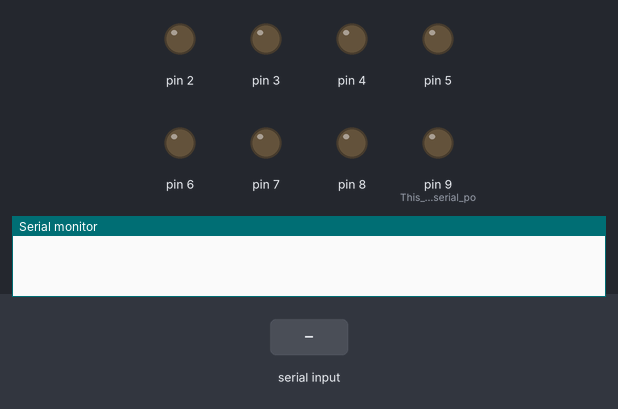
Simulated run of this sketch. Board: Arduino Uno, built with avr-gcc and run on an emulated ATmega328P. On the bench: output pins drawn as LEDs (lit = HIGH), the last lines printed to the serial monitor. Inputs (shaded band) come from the test bench. Random numbers use the default seed unless the sketch sets one.

Above: at 1.2 s.
1.3 s: "1\n" received over Serial
At 2.1 s:
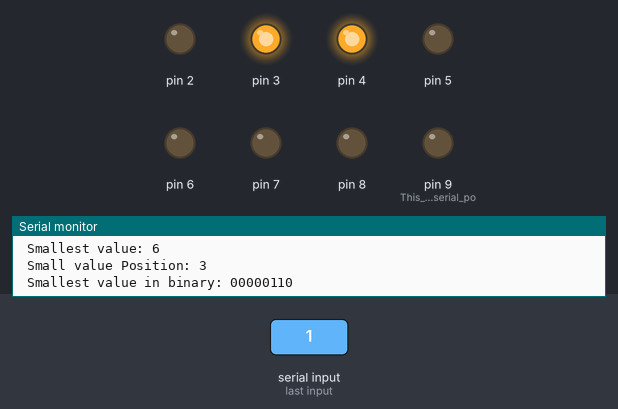
At 7.6 s:
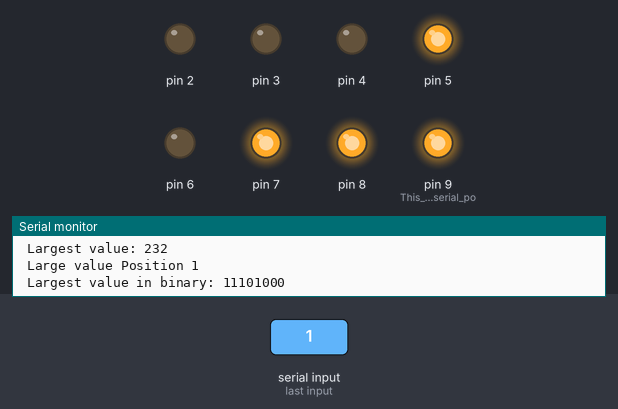
Timing chart, 0 to 43.0 s (numbered marks = the images above; inputs shaded):
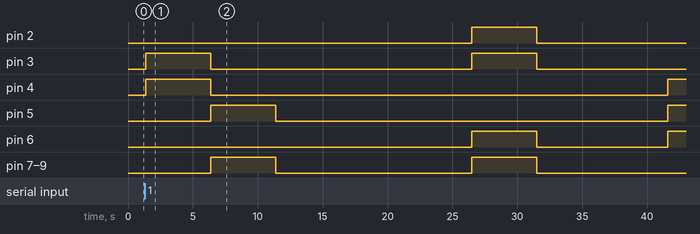

The sketch:

SortingAlgorithm.ino
```cpp
#include <stdlib.h>
#include <stdio.h>
//Global varibles
/*
This area is where I’m declaring and initializing my global varibles
to be used throughout my code. A global varible is one that can be called
and used within different function within this code.
The two global varibles ive creates is an array which has been set to hold 15
elements and size which is the size of the array which is 15. The reason ive created
a varible for the size is that it will help me with setting up loops through out my code.
*/
int array[15];
int size = 15;
/*
Function set up is used to initiate communication between the Arduino board and the computer.
As you can see ive told the arduino board that we will be using serial ports 2 to 9.
This will establish a connection.
*/
void setup() {
Serial.begin(9600);//This line of code will allow me to enter keyboard input within the serial monitor.
//the value 9600 is the rate at which data will be transfered at.
pinMode(9,OUTPUT);//This means that serial port 9 will preform an output task, which is to turn on a light.
pinMode(8,OUTPUT);
pinMode(7,OUTPUT);
pinMode(6,OUTPUT);
pinMode(5,OUTPUT);
pinMode(4,OUTPUT);
pinMode(3,OUTPUT);
pinMode(2,OUTPUT);
}
/*
Function loop is a feature of C that will constantly run this function forever, repeating the
code within the function. In this case function loop will be used to call all my other functions and constantly run them.
This will allow for the array to change its sequence meaning a new array of elements will be sorted every time.
*/
void loop() {
char byte; // This is a delcalred character varible which will be used to store the value of the key input.
byte = Serial.available(); //byte has beeen set to a serial method called availbe which acts as a scanner within the
//serial montior it will store the value of the key input and convert it into a value to be used.
if(byte >0){// this is a simple if statmenet where if the key input when converted is greater than 0,
           //will start the execution of code.
RandomArray();//Sorts 15 random numbers within the array and Displays them.
FindingSmallestValues();//Finds all posssible information relating to the smallest number.
delay(5000); //tells the execution of code to sleep for 5 seconds before proceeding.
digitalWrite(2,LOW);//turns off the LED
digitalWrite(3,LOW);
digitalWrite(4,LOW);
digitalWrite(5,LOW);
digitalWrite(6,LOW);
digitalWrite(7,LOW);
digitalWrite(8,LOW);
digitalWrite(9,LOW);
FindingLargestValues();//Finds all posssible information relating to the largest number.
delay(5000);
digitalWrite(2,LOW);
digitalWrite(3,LOW);
digitalWrite(4,LOW);
digitalWrite(5,LOW);
digitalWrite(6,LOW);
digitalWrite(7,LOW);
digitalWrite(8,LOW);
digitalWrite(9,LOW);
SortingAlgorithm();//Sorts the array created in acessending order using bubble sort mehtod.
SortedArrayDisplay();//Displays the sorted array.
byte = 0; // This is just setting the value of byte back to 0.
delay(10000);/*Once the entire execution of code has finished it will sleep for 10 seconds
before starting on the new sequence.*/
  }
}


/*
This first function is designed to store 15 random integers within the array.
*/
int RandomArray(){
Serial.print("\n Unsorted");//Displays a line of text saying "Unsorted" on a new line.
int i;
for(i = 0; i < size ; i++){
array[i] = rand()%255;//Using the method rand() which is a feature of C this will generate a random number.
// i divided the rand() number by the max amount which 255 and then used "%" to get its reaminder which will be less than the max.
}
//I created another loop which will be used to display the unsorted array using a pointer.
//Using a pointer to display the contents
int *Pointer = array; // This finds the value witihin the array , which is simular to saying "*pointer = array[0]"
int j;
  for(j = 0; j < size; j++){
    Serial.print(" ");//spaces everything neatly.
    Serial.print(*(Pointer+j)); //Displays the value of array[j].
}return 0;
  }

/*
This function is designed to find the smallest value within the array.
It also is tasked with finding additional information such as the position
within the array and what the number is, as well as the its binary format.
*/
int FindingSmallestValues(){
int max = 255;//This is the max value we were set.
int minposition; //declaring a new varible for the position.
int i; //This loop is designed to look for the smallest value within the array.
for(i = 0; i <size ; i++){
  if(array[i] < max){//This if statment comapres the max value to the array indexed value.
    max = array[i]; //sets max to the smallest number witthin the array.
  }
 }
int Smallest = max;// setting smallest to be the value of max.
/*A new loop is used to find the position of the smallest number.
This is done by loop through the array comparing each number to the smallest value and counting its positons.*/
int Minp;
for(Minp =0; Minp < size; Minp++){
    if( array[Minp] == Smallest){
        minposition = Minp; //Initialising minposition to be equalled to the array counter.
    }
}
//This next section is used to display the information reagarding the smallest value within the serial monitor.
Serial.print("\n\n Smallest value: ");
Serial.print(Smallest);
Serial.print("\n Small value Position: ");
Serial.print(minposition+1);//Incrementing the minpositon by one so that it starts at one and is inline with the arduino port numbers.
Serial.print("\n Smallest value in binary: ");
int n,c,k;//Delcalring three varibles.
n = Smallest;//setting n to the smallest value.
for (c =7; c >= 0; c--){//This for loop will allow me to print and display in the LED's the binary value for the smallest number.
int value =1;//This will be used withn the switch statment to turn the correct lights on.
k = n >> c;//The operator ">>" means binary shift right it means to shift the value in set right by "1" bit.
// K will be equaled the the shift.
if (k & 1){//this is an if statement that says if k is equalled one then do the following and print "1" else do nothing and print "0".
Serial.print("1");//when ever K is equalled to one then it will print the value "1".
value *= c; /*To get he correct switch statement with the right LED we must make value albe to determine which lights needs to be on.
 i managed to do this by timeings the varible value with the value c which the loop index. once the statement has been executed the varible
 value will be set to zero and then back to one to light up the next LED.*/
switch(value){//Value will be used to trigger the the correct LED's
case 0:
digitalWrite(2,HIGH); // Each case will have their own LED's that will be turned on when the condition is correct.
value = 0;
break;
case 1:
digitalWrite(3,HIGH);
value = 0;
break;
case 2:
digitalWrite(4,HIGH);
value = 0;
break;
case 3:
digitalWrite(5,HIGH);
value = 0;
break;
case 4:
digitalWrite(6,HIGH);
value = 0;
break;
case 5:
digitalWrite(7,HIGH);
value = 0;
break;
case 6:
digitalWrite(8,HIGH);
value = 0;
break;
case 7:
digitalWrite(9,HIGH);
value = 0;
break;
};
}else{
Serial.print("0");//This will print if K does not equal "1".
    }
  }
  return 0;
  }


/*
This function is the same as FindingSmallestValues(),
the only diffrence is that some of the varible are set different or have different values.
The layout and the struture is still the same.
*/
int FindingLargestValues(){
int min = 0;//Min is the smallest value we can use.
int maxposition = 7;

int i;
for(i = 0; i <size ; i++){
  if(array[i] > min){
    min = array[i];
  }
 }

int  Largest = min;

int Maxp;
for(Maxp =0; Maxp < size; Maxp++){
    if( array[Maxp] == Largest){
        maxposition = Maxp;
    }
}
//Printed all the information needed for the largest value.
Serial.print("\n");
Serial.print("\n Largest value: ");
Serial.print(Largest);
Serial.print("\n Large value Position ");
Serial.print(maxposition+1);
Serial.print("\n Largest value in binary: ");

//Converting the Largest number into 8-bit binary
int n,c,k;
n = Largest;
for (c = 7; c >= 0; c--){
int value =1;
k = n >> c;
if (k & 1){
Serial.print("1");
value *= c;
switch(value){
case 0:
digitalWrite(2,HIGH);
value = 0;
break;
case 1:
digitalWrite(3,HIGH);
value = 0;
break;
case 2:
digitalWrite(4,HIGH);
value = 0;
break;
case 3:
digitalWrite(5,HIGH);
value = 0;
break;
case 4:
digitalWrite(6,HIGH);
value = 0;
break;
case 5:
digitalWrite(7,HIGH);
value = 0;
break;
case 6:
digitalWrite(8,HIGH);
value = 0;
break;
case 7:
digitalWrite(9,HIGH);
value = 0;
break;
};
}else{
Serial.print("0");
  }
}
return 0;
}


/*
This function is designed to sort the array in ascending order.
This method is based around the bubble sort algorithm.
*/
int SortingAlgorithm(){
int CurrnetNode; //This is used within the loops and is set as the current index value within the array.
int NextNode;//This varible is "+1" to the current node which is the next element.
/*This sorting algorithm uses two loops and an if statement.
The first loop searches the array once, where as the second loop will search the array 15 times.
In total loop two will preform 225 loops by the time loop one finishes.
the whole purpose of the second loop is to check which value is bigger.
Its able to do this by using the if statmenet to compare the current node and the
next node. if the the current node is geater, then it will swap the the two around.*/
int x;
for(x = 0; x < size-1 ; x++){
  int y;
  for(y = 0; y <size-1 ; y++){
   if(array[y] > array[y+1]){// If the current array value is greater than the next array then swap.
       CurrnetNode = array[y];// This sets the array index value to current node , where current node is used as a temp.
       array[y] = array[y+1]; // Now we are setting the current node to the value of the next node.
       array[y+1] = CurrnetNode;// Then we use the temp varible "CurrentNode"which held our previous current node
       //and use that to store it where next node was.
      }
    }
  }
}

/*
This function is to print and display the final arrangement of the the array which should be sorted in ascending order.
This was done by using pointers. This is the smae method used to display the unsorted array using the pointer.
*/
int SortedArrayDisplay(){
  //displaying the final outcome
Serial.print("\n \n sorted: ");
int *Pointer = array;
int i;
  for(i = 0; i < size; i++){
    Serial.print(" ");
    Serial.print(*(Pointer+i));
}
 }
```

Measured:
- after the input at 1.3 s, pin 2: LOW → HIGH after 25.2 s, → LOW 5.0 s later; pin 3: alternates HIGH for 5.0 s and LOW for 20.1 s, starting after 0.08 s
